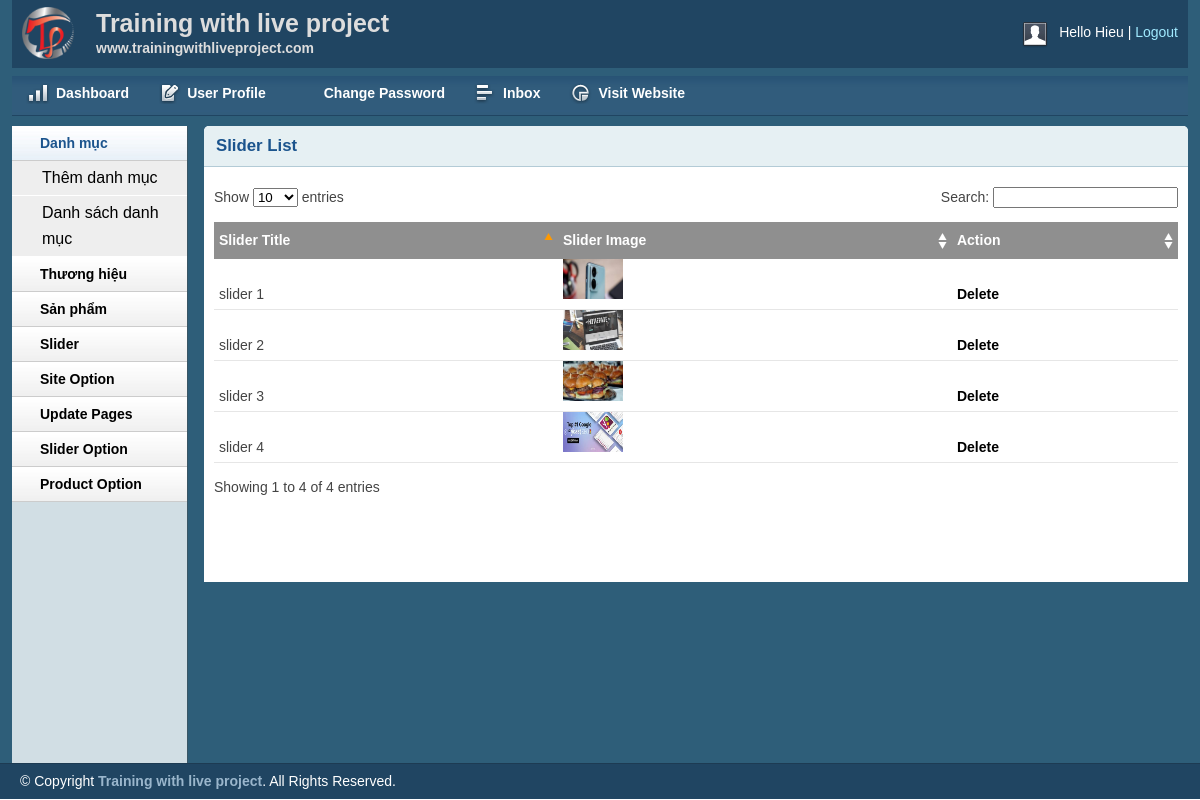
/admin/sliderlist.php (signed in), run on the app's committed database.
### tables this page shows
CREATE TABLE `tbl_slider` (
  `sliderId` int(11) NOT NULL,
  `sliderName` varchar(255) NOT NULL,
  `sliderImage` varchar(255) NOT NULL,
  `type` int(11) NOT NULL
);

### lib/database.php (called while the page is built, shortened)
<?php
Class Database{
   public $host   = DB_HOST;
   public $user   = DB_USER;
   public $pass   = DB_PASS;
   public $dbname = DB_NAME;
   public $link;
private function connectDB(){
   $this->link = new mysqli($this->host, $this->user, $this->pass,
    $this->dbname);
 }
public function select($query){
  $result = $this->link->query($query) or
   die($this->link->error.__LINE__);
  if($result->num_rows > 0){
    return $result;
  } else {
    return false;
  }
 }
}

### classes/product.php (called while the page is built, shortened)
<?php
$filepath = realpath(dirname(__FILE__));
include_once ($filepath.'/../lib/database.php');
?>
<?php
class product
{
    private $db, $fm;
    public function __construct()
    {
        $this->db = new Database();
    }
    public function show_slider(){
        $query = "select * from tbl_slider order by sliderId asc";
        $result = $this->db->select($query);
        return $result;
    }
}
?>

### admin/sliderlist.php (the view, shortened to what this page needs)
<?php include 'inc/header.php';?>
<?php include 'inc/sidebar.php';?>
<?php include '../classes/product.php';?>
<?php
$pd = new product();
?>
<div class="grid_10">
    <div class="box round first grid">
        <h2>Slider List</h2>
        <div class="block">
            <table class="data display datatable" id="example">
			<thead>
				<tr>
					<th>Slider Title</th>
					<th>Slider Image</th>
					<th>Action</th>
				</tr>
			</thead>
			<tbody>
			<?php
				$sllist = $pd-> show_slider();
				if($sllist){
					while($result = $sllist -> fetch_assoc()){
				?>
				<tr class="odd gradeX">
					<td><?php echo $result['sliderName']; ?></td>
					<td><img src="uploads/<?php echo $result['sliderImage'] ?>" height="40px" width="60px"/></td>
				<td>
					<a onclick="return confirm('Are you sure to Delete!');" href="?sliderid=<?php echo $result['sliderId']?>">Delete</a>
				</td>
					</tr>
					<?php
					}
					}
					?>
			</tbody>
		</table>
       </div>
    </div>
</div>
<?php include 'inc/footer.php';?>

### admin/css/text.css (style rules this page uses)
body { font: 13px/1.5 Tahoma, Helvetica, Arial, 'Liberation Sans', FreeSans, sans-serif; }
h2 { font-size: 23px; }
p, dl, hr, h1, h2, h3, h4, h5, h6, ol, ul, pre, table, address, fieldset { margin-bottom: 20px; }

### admin/css/grid.css (style rules this page uses)
.grid_1, .grid_2, .grid_3, .grid_4, .grid_5, .grid_6, .grid_7, .grid_8, .grid_9, .grid_10, .grid_11, .grid_12, .grid_13, .grid_14, .grid_15, .grid_16 { display: inline; float: left; margin-left: 1%; margin-right: 1%; }
.container_12 .grid_10 { width: 81.333%; }

### admin/css/layout.css (style rules this page uses)
body { background: #fff none repeat scroll 0 0; color: #444; font-size: 14px; padding: 0; }
a { color: #000; font-weight:bold; text-decoration: none; }
h1, h2, h3, h4, h5, h6 { line-height:1.2em; margin-bottom:.3em; }
h2 { margin-top:1em; }
.box { background:#fff; margin-bottom:20px; padding:10px 10px 10px 10px; margin-left:-8px; }
.box.grid { padding-bottom:40px; }
.box.round { -moz-border-radius: 5px 5px 0px 0px; -webkit-border-radius: 5px 5px 0px 0px; border-radius: 5px 5px 0px 0px; }
.box h2 { font-size:1.2em; font-weight:bold; color:#1B548D; background:#E6F0F3; margin:-10px -10px 0 -10px; padding:10px 12px; border-bottom:1px solid #B3CBD6; -moz-border-radius: 5px 5px 0px 0px; -webkit-border-radius: 5px 5px 0px 0px; border-radius: 5px 5px 0px 0px; }
.box.first { min-height: 406px; }
.block { padding-top:20px; }
.block { padding-bottom:1px; }
table.display { margin: 0 auto; clear: both; width: 100%; }
.sorting_asc { background: #8f8f8f url(../img/table/sort_asc.png) no-repeat center right; padding:8px 5px; text-align:left; color:#fff; }
.sorting { background:#8f8f8f url(../img/table/sort_both.png) no-repeat center right; padding:8px 5px; text-align:left; color:#fff; }
tr.odd { height: 30px; line-height: 30px; border-bottom:1px solid #e6e6e6; }
tr.even { height: 30px; line-height: 30px; border-bottom:1px solid #e6e6e6; }
tr.odd td, tr.even td { padding-left:5px; }

### data on the page
tbl_slider: sliderName "slider 2", sliderImage (picture)
tbl_slider: sliderName "slider 3", sliderImage (picture)
tbl_slider: sliderName "slider 4", sliderImage (picture)
tbl_slider: sliderName "slider 1", sliderImage (picture)

### other printed values
Session::get('adminName') "Hieu"
